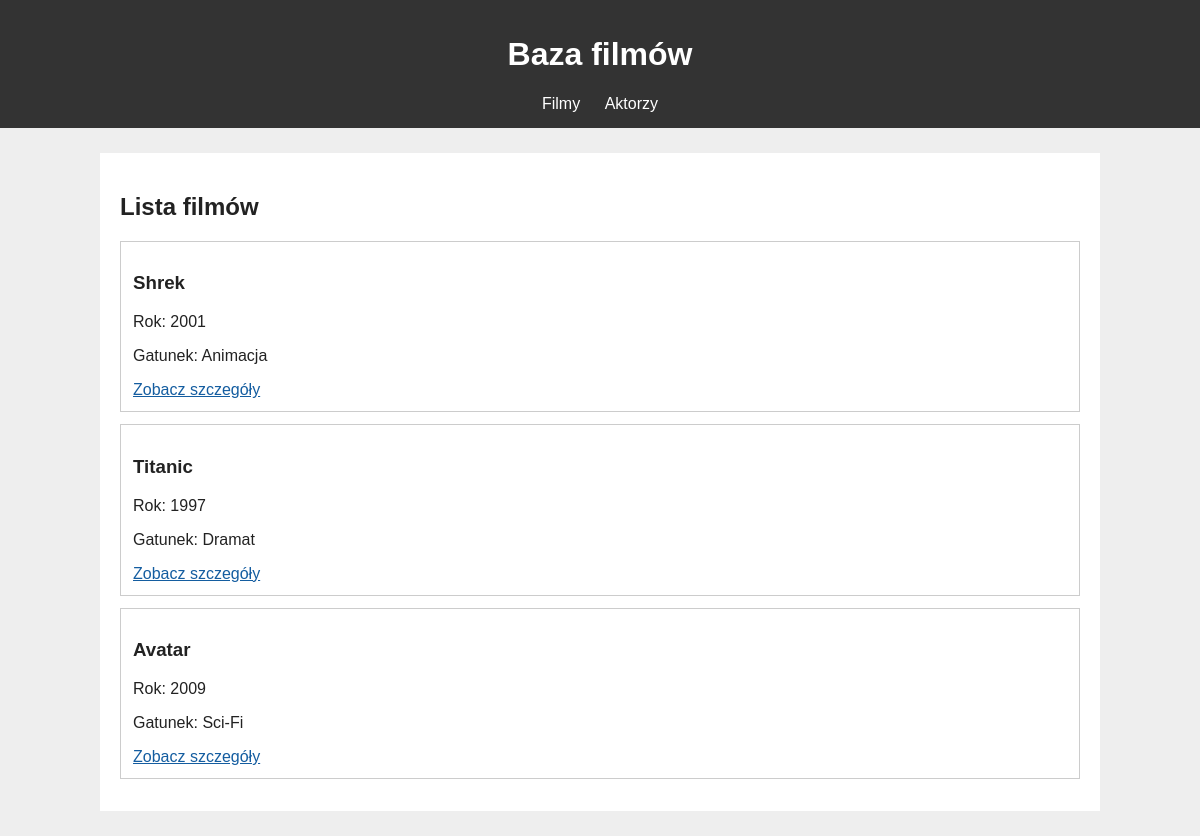
The page / on the database its author committed.
### tables this page shows
CREATE TABLE filmy (
    id INT AUTO_INCREMENT PRIMARY KEY,
    tytul VARCHAR(100) NOT NULL,
    rok INT NOT NULL,
    gatunek VARCHAR(50) NOT NULL,
    opis TEXT
);

### index.php (the view, shortened to what this page needs)
<?php
include "polacz.php";
$sql = "SELECT * FROM filmy";
$wynik = mysqli_query($polaczenie, $sql);
?>
<!DOCTYPE html>
<html lang="pl">
<head>
    <link rel="stylesheet" href="style.css">
</head>
<body>
<header>
    <h1>Baza filmów</h1>
    <nav>
        <a href="index.php">Filmy</a>
        <a href="aktorzy.php">Aktorzy</a>
    </nav>
</header>
<main>
    <h2>Lista filmów</h2>
    <?php while ($film = mysqli_fetch_assoc($wynik)) { ?>
        <div class="film">
            <h3><?php echo htmlspecialchars($film["tytul"]); ?></h3>
            <p>Rok: <?php echo $film["rok"]; ?></p>
            <p>Gatunek: <?php echo htmlspecialchars($film["gatunek"]); ?></p>
            <a href="film.php?id=<?php echo $film["id"]; ?>">Zobacz szczegóły</a>
        </div>
    <?php } ?>
</main>
</body>
</html>

### style.css (style rules this page uses)
body { font-family: Arial, sans-serif; background-color: #eeeeee; margin: 0; color: #222222; }
header { background-color: #333333; color: white; padding: 15px; text-align: center; }
nav a { color: white; margin: 10px; text-decoration: none; }
main { width: 80%; margin: 25px auto; background-color: white; padding: 20px; }
.film { border: 1px solid #cccccc; padding: 12px; margin: 12px 0; }
a { color: #145da0; }

### rows shown on the page
filmy: tytul "Shrek", rok "2001", gatunek "Animacja"
filmy: tytul "Titanic", rok "1997", gatunek "Dramat"
filmy: tytul "Avatar", rok "2009", gatunek "Sci-Fi"
